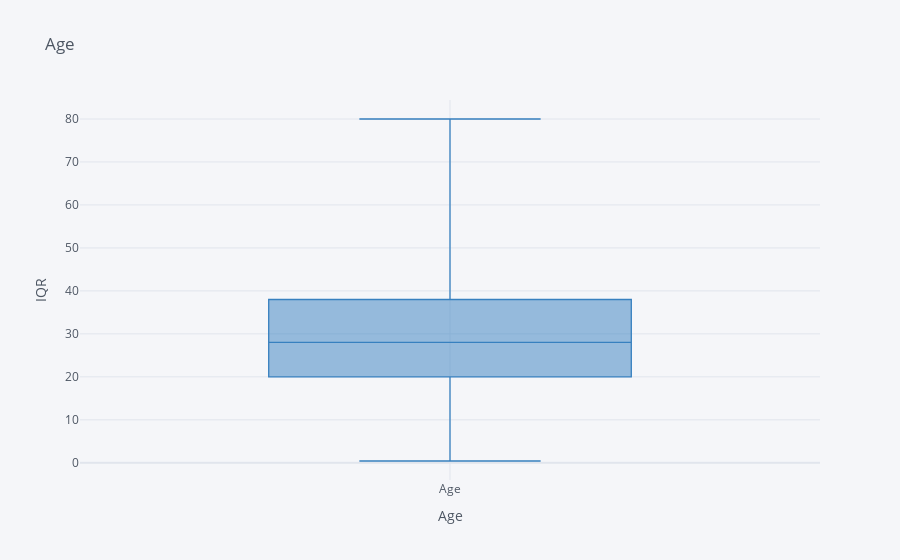

This figure's notebook cell:
### Code cell
df_train['Age'].iplot(kind='box', color='Blue', bins=30, title="Age",xTitle='Age',
    yTitle='IQR')

### Figure 1 — Plotly figure (JSON) as saved in the notebook; plotly's stock layout.template omitted (floating-point values rounded to 4 significant figures; data arrays with more than 128 entries replaced by an {"elided": "..."} marker saying what was removed)
{"data": [{"boxpoints": false, "line": {"width": 1.3}, "marker": {"color": "rgba(55, 128, 191, 1.0)"}, "name": "Age", "orientation": "v", "type": "box", "y": {"elided": "891 float values"}}], "layout": {"legend": {"bgcolor": "#F5F6F9", "font": {"color": "#4D5663"}}, "paper_bgcolor": "#F5F6F9", "plot_bgcolor": "#F5F6F9", "title": {"font": {"color": "#4D5663"}, "text": "Age"}, "xaxis": {"gridcolor": "#E1E5ED", "showgrid": true, "tickfont": {"color": "#4D5663"}, "title": {"font": {"color": "#4D5663"}, "text": "Age"}, "zerolinecolor": "#E1E5ED"}, "yaxis": {"gridcolor": "#E1E5ED", "showgrid": true, "tickfont": {"color": "#4D5663"}, "title": {"font": {"color": "#4D5663"}, "text": "IQR"}, "zerolinecolor": "#E1E5ED"}}}
